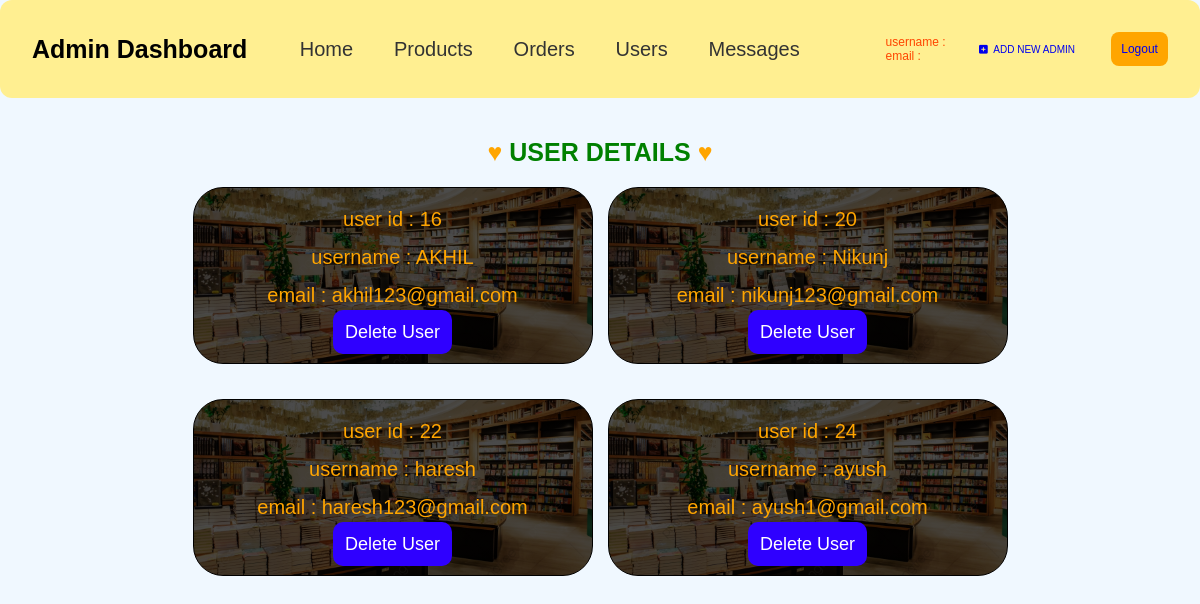
The page /admin_users.php on the database its author committed.
### tables this page shows
CREATE TABLE `users` (
  `id` int(10) NOT NULL,
  `name` varchar(20) NOT NULL,
  `email` varchar(30) NOT NULL,
  `password` varchar(40) NOT NULL
);

### admin_users.php (the view, shortened to what this page needs)
<?php
include 'dbcon.php';
?>
<!DOCTYPE html>
<html lang="en">
<head>
   <link rel="stylesheet" href="https://cdnjs.cloudflare.com/ajax/libs/font-awesome/6.0.0/css/all.min.css">
   <link rel="stylesheet" href="admin_users.css">
</head>
<body>
<?php include 'admin_header.php'; ?>
<section class="users">
   <h1 class="title"><span style="color:orange;">&hearts;</span> user Details <span style="color:orange;">&hearts;</span></h1>
   <div class="box-container">
      <?php
         $select_users = mysqli_query($conn, "SELECT * FROM `users`") or die('query failed');
         while($fetch_users = mysqli_fetch_assoc($select_users)){
      ?>
      <div class="box">
         <p> user id : <span><?php echo $fetch_users['id']; ?></span> </p>
         <p> username : <span><?php echo $fetch_users['name']; ?></span> </p>
         <p> email : <span><?php echo $fetch_users['email']; ?></span> </p>
         <a href="admin_users.php?delete=<?php echo $fetch_users['id']; ?>" onclick="return confirm('delete this user?');" class="delete-btn">delete user</a>
      </div>
      <?php
         };
      ?>
   </div>
</section>
</body>
</html>

### admin_header.php (shortened to what this page needs)
<!DOCTYPE html>
<html lang="en">
<head>
   <link rel="stylesheet" href="admin_header.css">
</head>
<body>
<header class="header">
<div class="flex">
   <a href="admin_page.php" class="logo">Admin <span>Dashboard</span>
   </a>
   <nav class="navbar">
      <a href="admin_page.php">home</a>
      <a href="admin_products.php">products</a>
      <a href="admin_orders.php">orders</a>
      <a href="admin_users.php">users</a>
      <a href="admin_message.php">messages</a>
   </nav>
   <div class="account-box">
      <p>username : <span><?php echo $_SESSION['admin_name']; ?></span></p>
      <p>email : <span><?php echo $_SESSION['admin_email']; ?></span></p>
   </div>
   <div>
   <a href="adminregistration.php"><i class="fa-solid fa-square-plus"></i>&nbsp;&nbsp;ADD NEW ADMIN&nbsp;</a>
   </div>
   <div class="logout">
   <a href="logout.php" class="delete-btns">logout</a>
   </div>
</div>
</header>
</body>
</html>

### admin_users.css (style rules this page uses)
* { font-family: 'Rubik', sans-serif; margin:0; padding:0; box-sizing: border-box; outline: none; border:none; text-decoration: none; transition:all .2s linear; }
html { font-size: 62.5%; overflow-x: hidden; }
body { background-color: aliceblue; }
section { padding:40px 80px; }
.title { text-align: center; margin-bottom: 20px; text-transform: uppercase; color:green; font-size: 25px; }
.users .box-container { display: grid; grid-template-columns: repeat(auto-fit, 400px); justify-content: center; gap:1.5rem; max-width: 1200px; margin:0 auto; align-items: flex-start; }
.users .box-container .box { background: linear-gradient(rgba(0,0,0,.7),rgba(0,0,0,.7)),url(images/bgm.jpg) no-repeat; background-position: center; background-size: cover; padding:20px; border:1px solid rgb(0, 0, 0); border-radius: 30px; text-align: center; margin-bottom: 20px; }
.users .box-container .box p { padding-bottom: 1.5rem; font-size: 2rem; color:orange; }
.box-container .box .delete-btn { font-size: 18px; border-radius: 10px; background-color: rgb(47, 0, 255); padding: 12px; color: white; text-transform: capitalize; }

### admin_header.css (style rules this page uses)
* { font-family: 'Rubik', sans-serif; margin:0; padding:0; box-sizing: border-box; outline: none; border:none; text-decoration: none; }
html { font-size: 62.5%; overflow-x: hidden; }
.header { position: sticky; top:0; left:0; right:0; z-index: 1000; background-color: rgb(255, 239, 145); border-radius: 12px; padding: 12px; margin: 0px; }
.header .flex { display: flex; align-items: center; padding:20px; justify-content: space-between; position: relative; max-width: 1200px; margin:0 auto; }
.header .flex .logo { font-size: 25px; color: rgb(0, 0, 0); font-weight: bolder; }
.header .flex .navbar a { margin:19px; font-size: 20px; color: #333; text-transform: capitalize; }
.account-box { color: orangered; font-size: 12px; }
.logout { text-transform: capitalize; background-color: orange; padding: 10px; border-radius: 8px; font-size: 12px; }

### rows shown on the page
users: id "16", name "AKHIL", email "akhil123@gmail.com"
users: id "20", name "Nikunj", email "nikunj123@gmail.com"
users: id "22", name "haresh", email "haresh123@gmail.com"
users: id "24", name "ayush", email "ayush1@gmail.com"
